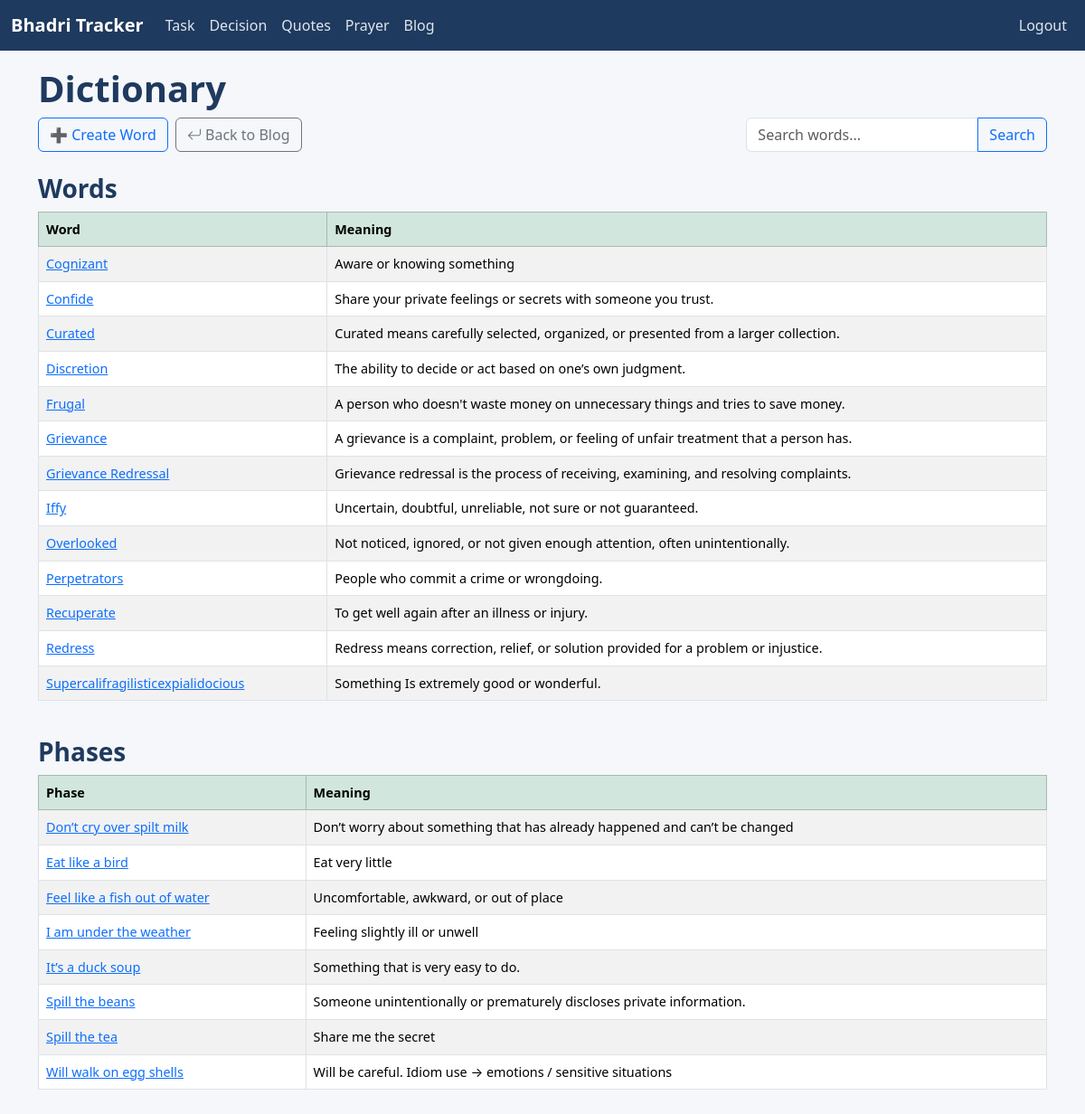
The app's page /blogs/words/ (signed in) with its own data.
### blog/models.py (models this page shows, shortened)
class Word(models.Model):
    word = models.CharField(max_length=100, unique=True)
    is_phase = models.BooleanField(default=False)
    meaning = models.TextField()
    example = models.TextField(help_text="Usage example", blank=True)
    created_at = models.DateTimeField(auto_now_add=True)

### blog/views.py (the view)
# urls.py: path('words/', views.word_list, name='word_list'),
@login_required
def word_list(request):
    query = request.GET.get('q', '')
    word_objects = Word.objects.all()
    if query:
        word_objects = word_objects.filter(
            Q(word__icontains=query) |
            Q(meaning__icontains=query) |
            Q(example__icontains=query)
        )
    word_objects = word_objects.order_by('word', '-created_at')
    words = word_objects.filter(is_phase=False)
    phases = word_objects.filter(is_phase=True)
    return render(request, 'blog/word_list.html', {'words': words, 'phases': phases, 'query': query})

### templates/blog/word_list.html
{% extends 'base.html' %}
{% load static %}
{% block content %}
<h1>Dictionary</h1>
<div class="d-flex flex-wrap align-items-center justify-content-between mb-3">
    <div class="d-flex gap-2 mb-2">
        <a href="{% url 'blogs:word_create' %}" class="btn btn-outline-primary">➕ Create Word</a>
        <a href="{% url 'blogs:blog_list' %}" class="btn btn-outline-secondary"><i class="bi bi-arrow-return-left"></i> Back to Blog</a>
    </div>
    <form method="get" class="d-flex align-items-center mb-2 ms-auto">
        <div class="input-group">
            <input type="text" name="q" class="form-control" placeholder="Search words..." value="{{ query }}">
            <button class="btn btn-outline-primary" type="submit">Search</button>
        </div>
    </form>
</div>
<h3>Words</h3>
{% if words %}
  <div class="table-responsive mb-4">
    <table class="table table-bordered table-striped align-middle text-nowrap">
      <thead class="table-success">
        <tr>
          <th>Word</th>
          <th>Meaning</th>
        </tr>
      </thead>
      <tbody>
        {% for word in words %}
        <tr>
          <td> <a href="{% url 'blogs:word_detail' word.id %}">{{ word.word }}</a></td>
          <td>{{ word.meaning }}</td>
        </tr>
        {% endfor %}
      </tbody>
    </table>
  </div>
{% else %}
  <p class="text-muted">No words found.</p>
{% endif %}
<h3>Phases</h3>
{% if phases %}
  <div class="table-responsive mb-4">
    <table class="table table-bordered table-striped align-middle text-nowrap">
      <thead class="table-success">
        <tr>
          <th>Phase</th>
          <th>Meaning</th>
        </tr>
      </thead>
      <tbody>
        {% for phase in phases %}
        <tr>
          <td> <a href="{% url 'blogs:word_detail' phase.id %}">{{ phase.word }}</a></td>
          <td>{{ phase.meaning }}</td>
        </tr>
        {% endfor %}
      </tbody>
    </table>
  </div>
{% else %}
  <p class="text-muted">No phases found.</p>
{% endif %}
{% endblock %}

### static/css/base.css (style rules this page uses)
body { padding: 0 8px; padding-top: 50px; background-color: #f5f7fa; color: #212529; }
h1, h2, h3 { color: #1f3a5f; font-weight: 600; }
.table td, .table th { vertical-align: middle; font-size: 0.9rem; }

### records on screen
Word: word "Cognizant", meaning "Aware or knowing something"
Word: word "Confide", meaning "Share your private feelings or secrets with someone you trust."
Word: word "Curated", meaning "Curated means carefully selected, organized, or presented from a larger collection."
Word: word "Discretion", meaning "The ability to decide or act based on one’s own judgment."
Word: word "Frugal", meaning "A person who doesn't waste money on unnecessary things and tries to save money."
Word: word "Grievance", meaning "A grievance is a complaint, problem, or feeling of unfair treatment that a person has."
Word: word "Grievance Redressal", meaning "Grievance redressal is the process of receiving, examining, and resolving complaints."
Word: word "Iffy", meaning "Uncertain, doubtful, unreliable, not sure or not guaranteed."
Word: word "Overlooked", meaning "Not noticed, ignored, or not given enough attention, often unintentionally."
Word: word "Perpetrators", meaning "People who commit a crime or wrongdoing."
Word: word "Recuperate", meaning "To get well again after an illness or injury."
Word: word "Redress", meaning "Redress means correction, relief, or solution provided for a problem or injustice."
Word: word "Supercalifragilisticexpialidocious", meaning "Something Is extremely good or wonderful."
Word: word "Don’t cry over spilt milk", meaning "Don’t worry about something that has already happened and can’t be changed"
Word: word "Eat like a bird", meaning "Eat very little"
Word: word "Feel like a fish out of water", meaning "Uncomfortable, awkward, or out of place"
Word: word "I am under the weather", meaning "Feeling slightly ill or unwell"
Word: word "It’s a duck soup", meaning "Something that is very easy to do."
Word: word "Spill the beans", meaning "Someone unintentionally or prematurely discloses private information."
Word: word "Spill the tea", meaning "Share me the secret"
Word: word "Will walk on egg shells", meaning "Will be careful. Idiom use → emotions / sensitive situations"
